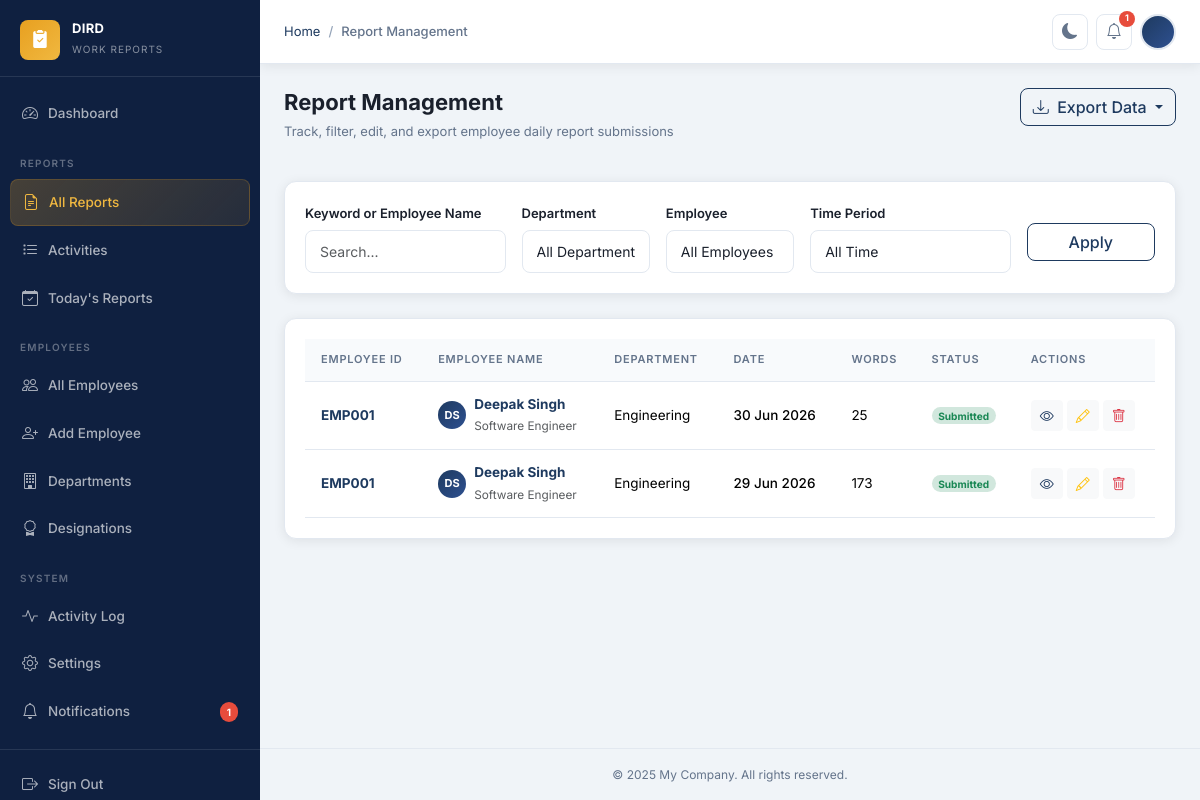
The app's page /reports/admin/ (signed in), older data.
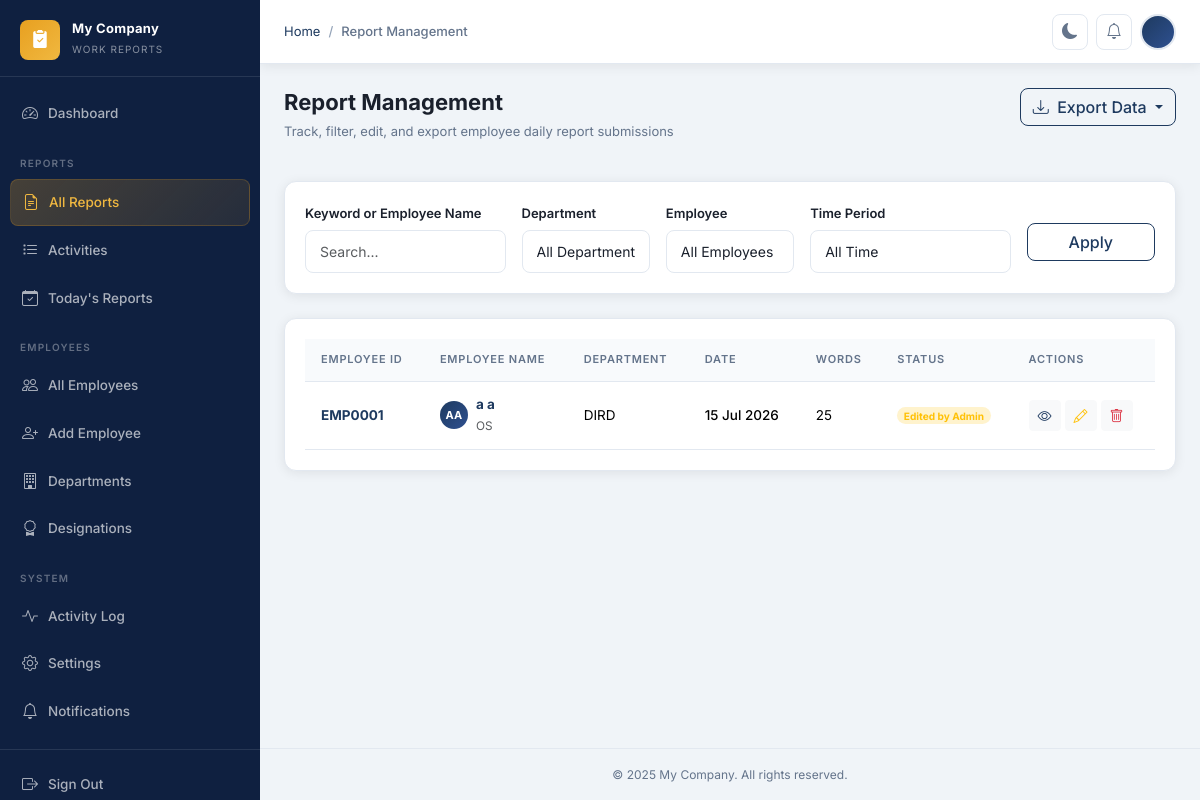
The same page, newer data.
### apps/core/models.py (models this page shows, shortened)
class CompanySettings(models.Model):
    company_name = models.CharField(max_length=200, default='My Company')
    company_logo = models.ImageField(upload_to='company/', null=True, blank=True)
    timezone = models.CharField(max_length=100, default='Asia/Kolkata')
    date_format = models.CharField(
        max_length=30,
        default='%d %B %Y',
        help_text='Python strftime format string',
    )
    submission_deadline = models.TimeField(
        default='23:59',
        help_text='Daily report submission deadline (HH:MM)',
    )
    footer_text = models.CharField(
        max_length=300,
        default='© 2025 My Company. All rights reserved.',
    )
    theme = models.CharField(
        max_length=10,
        choices=[('light', 'Light'), ('dark', 'Dark')],
        default='light',
    )
    updated_at = models.DateTimeField(auto_now=True)
    class Meta:
        verbose_name = 'Company Settings'
        verbose_name_plural = 'Company Settings'
    @classmethod
    def get_settings(cls) -> 'CompanySettings':
        obj, _ = cls.objects.get_or_create(pk=1)
        return obj

### apps/reports/models.py (models this page shows, shortened)
class DailyReport(models.Model):
    employee = models.ForeignKey(
        'employees.EmployeeProfile',
        on_delete=models.CASCADE,
        related_name='daily_reports',
    )
    date = models.DateField(default=timezone.localdate)
    report_text = models.TextField(blank=True)
    word_count = models.PositiveIntegerField(default=0, editable=False)
    is_edited = models.BooleanField(default=False)
    created_at = models.DateTimeField(auto_now_add=True)
    updated_at = models.DateTimeField(auto_now=True)
    class Meta:
        ordering = ['-date', '-created_at']
        unique_together = [('employee', 'date')]
        verbose_name = 'Daily Report'
        verbose_name_plural = 'Daily Reports'

### apps/employees/models.py (models this page shows, shortened)
class EmployeeProfile(models.Model):
    user = models.OneToOneField(
        User,
        on_delete=models.CASCADE,
        related_name='employee_profile',
    )
    department = models.ForeignKey(
        Department,
        on_delete=models.SET_NULL,
        null=True,
        blank=True,
        related_name='employee_profiles',
    )
    designation = models.ForeignKey(
        Designation,
        on_delete=models.SET_NULL,
        null=True,
        blank=True,
        related_name='employee_profiles',
    )
    employee_id = models.CharField(max_length=20, unique=True, blank=True)
    phone = models.CharField(max_length=20, blank=True)
    avatar = models.ImageField(upload_to='avatars/', null=True, blank=True)
    date_of_joining = models.DateField(null=True, blank=True)
    is_active = models.BooleanField(default=True)
    created_at = models.DateTimeField(auto_now_add=True)
    updated_at = models.DateTimeField(auto_now=True)
    class Meta:
        ordering = ['user__first_name', 'user__last_name']
        verbose_name = 'Employee Profile'
        verbose_name_plural = 'Employee Profiles'
    @property
    def full_name(self) -> str:
        return self.user.get_full_name() or self.user.username

class Designation(models.Model):
    name = models.CharField(max_length=100)
    department = models.ForeignKey(
        Department,
        on_delete=models.CASCADE,
        related_name='designations',
    )
    is_active = models.BooleanField(default=True)
    created_at = models.DateTimeField(auto_now_add=True)
    updated_at = models.DateTimeField(auto_now=True)
    class Meta:
        ordering = ['name']
        unique_together = [('name', 'department')]
        verbose_name = 'Designation'
        verbose_name_plural = 'Designations'

class Department(models.Model):
    name = models.CharField(max_length=100, unique=True)
    description = models.TextField(blank=True)
    is_active = models.BooleanField(default=True)
    created_at = models.DateTimeField(auto_now_add=True)
    updated_at = models.DateTimeField(auto_now=True)
    class Meta:
        ordering = ['name']
        verbose_name = 'Department'
        verbose_name_plural = 'Departments'

### apps/reports/views.py (the view)
# urls.py: path('admin/', views.AdminReportListView.as_view(), name='admin_report_list'),
class AdminReportListView(AdminRequiredMixin, ListView):
    model = DailyReport
    template_name = 'reports/admin_report_list.html'
    context_object_name = 'reports'
    paginate_by = 20
    def get_queryset(self):
        qs = DailyReport.objects.select_related('employee__user', 'employee__department').order_by('-date', '-created_at')
        form = ReportFilterForm(self.request.GET)
        if form.is_valid():
            qs = apply_date_filter(
                qs,
                form.cleaned_data.get('date_range', ''),
                form.cleaned_data.get('date_from'),
                form.cleaned_data.get('date_to'),
            )
            keyword = form.cleaned_data.get('keyword', '')
            if keyword:
                qs = qs.filter(report_text__icontains=keyword) | qs.filter(
                    employee__user__first_name__icontains=keyword
                ) | qs.filter(employee__user__last_name__icontains=keyword)
            dept = form.cleaned_data.get('department')
            if dept:
                qs = qs.filter(employee__department_id=dept)
            emp = form.cleaned_data.get('employee')
            if emp:
                qs = qs.filter(employee_id=emp)
        return qs.distinct()
    def get_context_data(self, **kwargs):
        ctx = super().get_context_data(**kwargs)
        ctx['filter_form'] = ReportFilterForm(self.request.GET or None)
        ctx['departments'] = Department.objects.filter(is_active=True)
        ctx['employees'] = EmployeeProfile.objects.select_related('user').filter(is_active=True)
        ctx['total_count'] = self.get_queryset().count()
        today = date.today()
        submitted_ids = DailyReport.objects.filter(date=today).values_list('employee_id', flat=True)
        ctx['pending_count'] = EmployeeProfile.objects.filter(is_active=True).exclude(id__in=submitted_ids).count()
        return ctx

### apps/core/context_processors.py (called while the page is built)
def company_settings(request) -> dict:
    settings_obj = CompanySettings.get_settings()
    return {'company_settings': settings_obj}

### apps/core/mixins.py (called while the page is built)
    def dispatch(self, request, *args, **kwargs):
        if not request.user.is_authenticated:
            return self.handle_no_permission()
        if not request.user.is_staff:
            messages.error(request, 'You do not have permission to access this page.')
            return redirect('dashboard:index')
        return super().dispatch(request, *args, **kwargs)

### apps/notifications/context_processors.py (called while the page is built)
def notifications_count(request) -> dict:
    if request.user.is_authenticated:
        count = request.user.notifications.filter(is_read=False).count()
    else:
        count = 0
    return {'unread_notifications_count': count}

### templates/reports/admin_report_list.html (shortened to what the changed rows need)
{% extends 'base.html' %}
{% block content %}
<div class="page-header">
  <div>
    <h1 class="page-title">Report Management</h1>
  </div>
</div>
<div class="card border-0 rounded-custom shadow-sm mb-4 bg-surface">
</div>
<div class="card border-0 rounded-custom shadow-sm bg-surface">
  <div class="card-body p-0">
    {% if reports %}
      <div class="table-responsive">
        <table class="table table-hover align-middle mb-0">
          <thead>
            <tr>
              <th>Employee ID</th>
              <th>Employee Name</th>
              <th>Department</th>
              <th>Date</th>
              <th>Words</th>
              <th>Status</th>
              <th>Actions</th>
            </tr>
          </thead>
          <tbody>
            {% for r in reports %}
              <tr>
                <td><strong class="text-primary-custom">{{ r.employee.employee_id }}</strong></td>
                <td>
                  <div class="d-flex align-items-center gap-2">
                    <div class="avatar-circle sm">
                      {% if r.employee.avatar %}
                        <img src="{{ r.employee.avatar.url }}" alt="" />
                      {% else %}
                        {{ r.employee.user.first_name|first|upper }}{{ r.employee.user.last_name|first|upper }}
                      {% endif %}
                    </div>
                    <div>
                      <strong class="d-block text-primary-custom">{{ r.employee.full_name }}</strong>
                      <span class="text-muted small">{{ r.employee.designation.name }}</span>
                    </div>
                  </div>
                </td>
                <td>{{ r.employee.department.name|default:"Unassigned" }}</td>
                <td><span class="fw-500">{{ r.date|date:"d M Y" }}</span></td>
                <td>{{ r.word_count }}</td>
                <td>
                  {% if r.is_edited %}
                    <span class="badge rounded-pill bg-warning-subtle text-warning">Edited by Admin</span>
                  {% else %}
                    <span class="badge rounded-pill bg-success-subtle text-success">Submitted</span>
                  {% endif %}
                </td>
                <td>
                  <div class="d-flex gap-1">
                    <a href="{% url 'reports:admin_report_detail' r.pk %}" class="btn btn-light btn-sm text-primary-custom" data-bs-toggle="tooltip" title="View"><i class="bi bi-eye"></i></a>
                    <a href="{% url 'reports:admin_report_edit' r.pk %}" class="btn btn-light btn-sm text-warning" data-bs-toggle="tooltip" title="Edit"><i class="bi bi-pencil"></i></a>
                    <a href="{% url 'reports:admin_report_delete' r.pk %}" class="btn btn-light btn-sm text-danger" data-bs-toggle="tooltip" title="Delete"><i class="bi bi-trash"></i></a>
                  </div>
                </td>
              </tr>
            {% endfor %}
          </tbody>
        </table>
      </div>
    {% else %}
      <div class="empty-state">
        <i class="bi bi-file-earmark-x empty-state-icon"></i>
        <h3 class="empty-state-title">No Reports Found</h3>
        <p class="empty-state-text">No daily work reports were found for the selected query filters.</p>
      </div>
    {% endif %}
  </div>
</div>
{% endblock %}

### templates/base.html (shortened to what the changed rows need)
{% load static %}
<!DOCTYPE html>
<html lang="en" data-theme="light">
<head>
  <link rel="stylesheet" href="https://cdn.jsdelivr.net/npm/bootstrap@5.3.3/dist/css/bootstrap.min.css" />
  <link rel="stylesheet" href="https://cdn.jsdelivr.net/npm/bootstrap-icons@1.11.3/font/bootstrap-icons.min.css" />
  <link rel="stylesheet" href="{% static 'css/style.css' %}?v=2" />
</head>
<body>
<div class="layout">
  <aside class="sidebar" id="sidebar">
    <a class="sidebar-brand" href="{% url 'dashboard:index' %}">
      <div class="sidebar-brand-text">
        <span class="sidebar-brand-name">{{ company_settings.company_name }}</span>
        <span class="sidebar-brand-sub">Work Reports</span>
      </div>
    </a>
    <nav class="sidebar-nav">
      <div class="nav-item">
        <a href="{% url 'notifications:notification_list' %}" class="nav-link {% if 'notifications' in request.path %}active{% endif %}">
          <i class="bi bi-bell"></i> Notifications
          {% if unread_notifications_count > 0 %}
          <span class="nav-badge">{{ unread_notifications_count }}</span>
          {% endif %}
        </a>
      </div>
    </nav>
  </aside>
  <div class="main-content">
    <header class="topbar">
      <div class="breadcrumb-wrapper">
      </div>
      <div class="topbar-actions">
        <a href="{% url 'notifications:notification_list' %}" class="topbar-btn" title="Notifications">
          <i class="bi bi-bell"></i>
          {% if unread_notifications_count > 0 %}
          <span class="notif-badge" id="notif-badge">{{ unread_notifications_count }}</span>
          {% endif %}
        </a>
      </div>
    </header>
    <div class="toast-container position-fixed top-0 end-0 p-3" style="z-index:9998;">
    </div>
    <main class="page-content">
      {% block content %}{% endblock %}
    </main>
    <footer class="py-3 px-4 text-center" style="border-top:1px solid var(--border);font-size:12px;color:var(--text-muted);">
      {{ company_settings.footer_text }}
    </footer>
  </div>
</div>
</body>
</html>

Row changes from the older to the newer data that the page shows:
removed DailyReport: employee.employee_id "EMP001", employee.user.first_name|first "D", employee.user.last_name|first "S", employee.full_name "Deepak Singh", employee.designation.name "Software Engineer", employee.department.name "Engineering", date "30 Jun 2026", word_count "25", is_edited "Submitted"
removed DailyReport: employee.employee_id "EMP001", employee.user.first_name|first "D", employee.user.last_name|first "S", employee.full_name "Deepak Singh", employee.designation.name "Software Engineer", employee.department.name "Engineering", date "29 Jun 2026", word_count "173", is_edited "Submitted"
changed CompanySettings: company_name "DIRD" → "My Company"
added DailyReport: employee.employee_id "EMP0001", employee.user.first_name|first "A", employee.user.last_name|first "A", employee.full_name "a a", employee.designation.name "OS", employee.department.name "DIRD", date "15 Jul 2026", word_count "25", is_edited "Edited by Admin"
Text that changed along with them:
{{ unread_notifications_count }}: "1" → (not shown)
